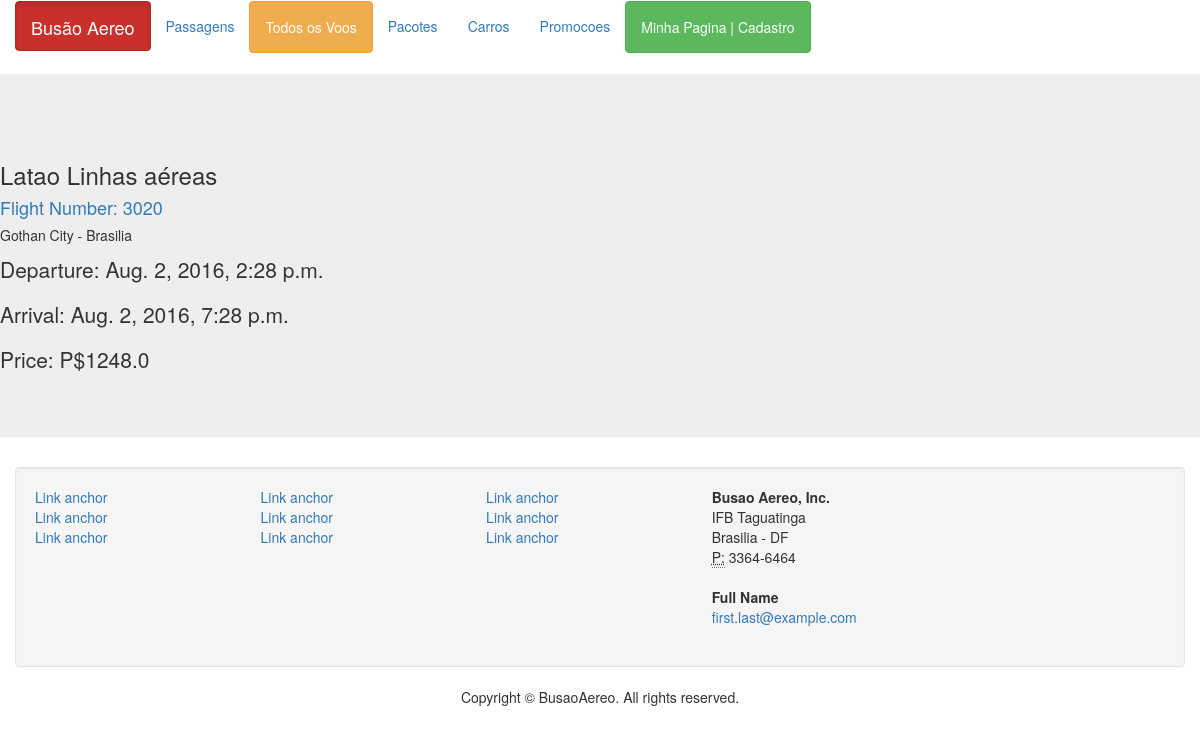
Page /flight/3020/ on the earlier database version.
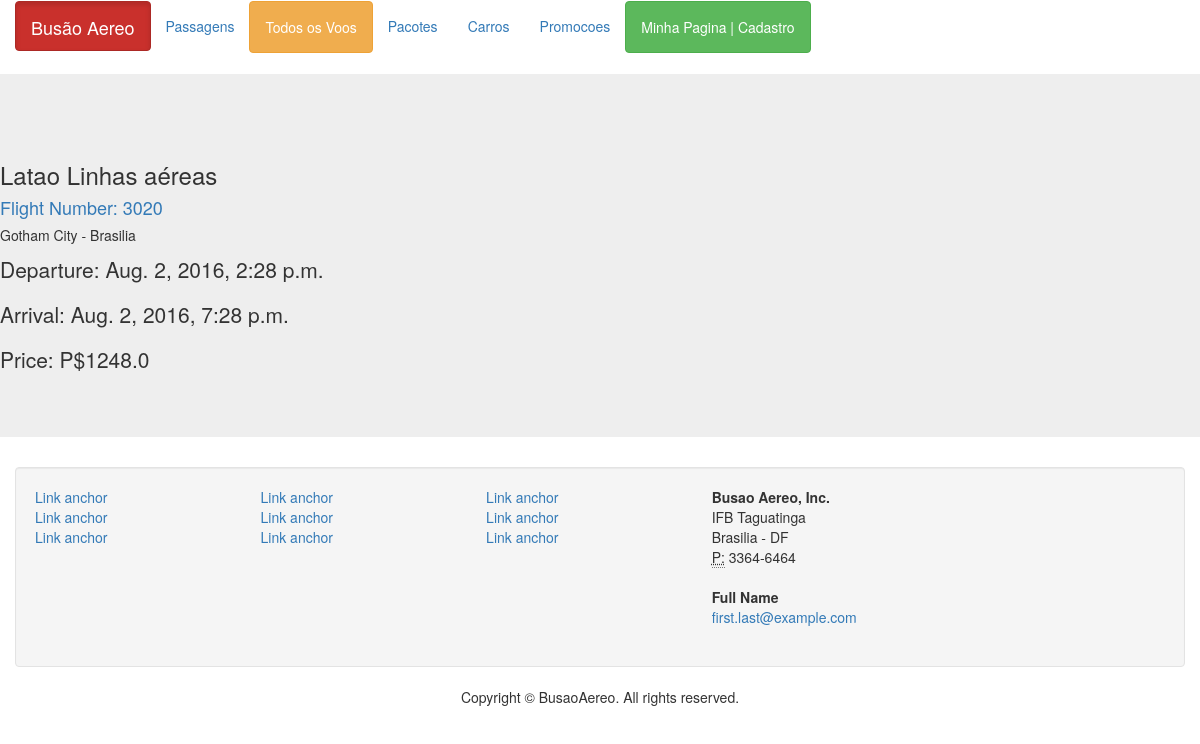
Same page on the later database version.
### website/models.py (models this page shows, shortened)
class voo(models.Model):
    id = models.IntegerField(primary_key=True)
    id_com_aerea = models.ForeignKey(com_aerea, related_name="voo_com_id")
    data_decolagem = models.DateTimeField()
    data_pouso = models.DateTimeField()
    id_origem = models.ForeignKey(cidade, related_name="voo_id_origem")
    id_destino = models.ForeignKey(cidade, related_name="voo_id_destino")
    preco = models.FloatField()
    assentos_totais = models.IntegerField()

class com_aerea(models.Model):
    id = models.AutoField(primary_key=True)
    name = models.CharField(max_length=30)

class cidade(models.Model):
    id = models.CharField(max_length=3, primary_key=True)
    name = models.CharField(max_length=30)

### website/views.py (the view)
# urls.py: url(r'^flight/(?P<pk>\d+)/$', views.voo_info, name='Flight Number '),
def voo_info(request,pk):
    flight = get_object_or_404(voo, pk=pk)
    return render(request, 'website/voo_detail.html', {'flight':flight})

### website/templates/website/voo_detail.html
{% extends 'website/base.html' %} {% block title %}{{ page.title }}{% endblock %} {% block content %}
<div class="jumbotron">
    <br>
    <h3>{{flight.id_com_aerea.name}}</h3>
    <a href="/flight/{{flight.id}}"><h4>Flight Number: {{ flight.id }}</h4></a>
    <h5>  {{ flight.id_origem.name }} - {{ flight.id_destino.name }}</h5>
    <p>Departure: {{ flight.data_decolagem }}</p>
    <p>Arrival: {{ flight.data_pouso }}</p>
    <p>Price: P${{ flight.preco }}</p>
</div>
{% endblock %}

### website/templates/website/base.html (shortened to what this page needs)
<!DOCTYPE html>
{% load staticfiles %}
<html lang="en">
<head>
    <link rel="stylesheet" href="{% static 'css/bootstrap.css' %}">
    <mtw:inputDateConfig />
</head>
<body>
    <nav class="navbar">
        <div class="container">
            <div class="navbar-header">
                <a class="btn btn-danger active navbar-brand" href="/">Busão Aereo</a> </div>
            <div class="collapse navbar-collapse">
                <ul class="nav navbar-nav">
                    <li class="active"><a href="#">Passagens <span class="sr-only">(current)</span></a> </li>
                    <li><a href="/flights" class="btn btn-warning">Todos os Voos</a> </li>
                    <li><a href="#">Pacotes</a> </li>
                    <li><a href="#">Carros</a> </li>
                    <li><a href="#">Promocoes</a> </li>
                </ul>
                <ul class="nav navbar-nav">
                  <li><a href="/login" class="btn btn-success">Minha Pagina | Cadastro</a> </li>
                </ul>
            </div>
        </div>
    </nav>
    {% block content %} {% endblock %}
    <div class="container well">
        <div class="row">
            <div class="col-xs-6 col-sm-6 col-md-6 col-lg-7">
                <div class="row">
                    <div class="col-sm-4 col-md-4 col-lg-4 col-xs-6">
                        <div>
                            <ul class="list-unstyled">
                                <li> <a>Link anchor</a> </li>
                                <li> <a>Link anchor</a> </li>
                                <li> <a>Link anchor</a> </li>
                            </ul>
                        </div>
                    </div>
                    <div class="col-sm-4 col-md-4 col-lg-4  col-xs-6">
                        <div>
                            <ul class="list-unstyled">
                                <li> <a>Link anchor</a> </li>
                                <li> <a>Link anchor</a> </li>
                                <li> <a>Link anchor</a> </li>
                            </ul>
                        </div>
                    </div>
                    <div class="col-sm-4 col-md-4 col-lg-4 col-xs-6">
                        <div>
                            <ul class="list-unstyled">
                                <li> <a>Link anchor</a> </li>
                                <li> <a>Link anchor</a> </li>
                                <li> <a>Link anchor</a> </li>
                            </ul>
                        </div>
                    </div>
                </div>
            </div>
            <div class="col-xs-6 col-sm-6 col-md-6 col-lg-5">
                <address>
        <strong>Busao Aereo, Inc.</strong><br>
        IFB Taguatinga<br>
        Brasilia - DF<br>
        <abbr title="Phone">P:</abbr> 3364-6464
      </address>
                <address>
        <strong>Full Name</strong><br>
        <a href="mailto:#">first.last@example.com</a>
        </address>
            </div>
        </div>
    </div>
    <footer class="text-center">
        <div class="container">
            <div class="row">
                <div class="col-xs-12">
                    <p>Copyright © BusaoAereo. All rights reserved.</p>
                </div>
            </div>
        </div>
    </footer>
</body>
</html>

Differences in the rows shown:
changed voo "Latao Linhas aéreas": id_origem.name "Gothan City" → "Gotham City"
